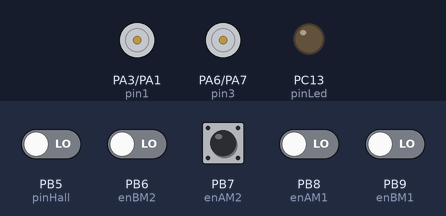
Bench run of a sketch on a simulated STM32 Blue Pill. Shown: motor-driver pin pairs drawn as motors (green arrow = first pin HIGH = forward, orange = second pin HIGH = backward, longer = more drive), output pins drawn as LEDs (lit = HIGH). The inputs (shaded band) are chosen by the test bench; at power-on: PB5 (pinHall), PB6 (enBM2), PB7 (enAM2), PB8 (enAM1), PB9 (enBM1) LOW.

Above: at 2.2 s.
2.3 s: PB8 (enAM1) driven HIGH
At 2.7 s:
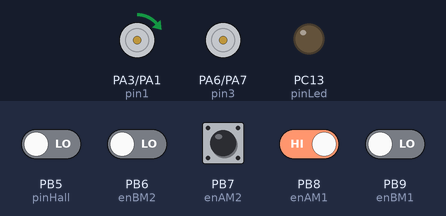
8.3 s: PB7 (enAM2) pulsed HIGH 5 times (0.12 s each, 0.3 s apart)
At 8.9 s:
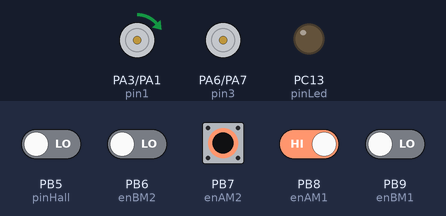
11.3 s: PB7 (enAM2) driven HIGH
At 12.1 s:
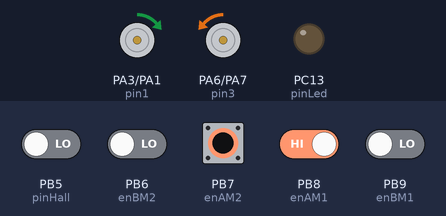
Timing chart, 0 to 14.0 s (numbered marks = the images above; inputs shaded):
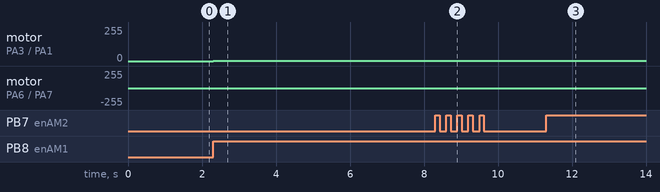

Measured:
- after the input at 2.3 s, motor on PA3 (pin1) / PA1 (pin2): stopped → forward 1/255 at once
- after the input at 8.3 s, motor on PA6 (pin3) / PA7 (pin4): alternates backward 1/255 for 0.10 s and stopped for 0.20 s, 7 changes in all, then stays backward 1/255, starting after 0.40 s
- after the input at 11.3 s, motor on PA6 (pin3) / PA7 (pin4): backward 1/255 → backward 2/255 after 0.10 s, → backward 1/255 0.10 s later

The sketch:

Slave_Program_ModulA.ino
```cpp
#include <Wire.h>

// Definisikan pin-pin yang digunakan
#define pin1 PA3
#define pin2 PA1  // motor steer
#define enAM1 PB8
#define enBM1 PB9
#define pin3 PA6
#define pin4 PA7  // motor drive
#define enAM2 PB7
#define enBM2 PB6

#define pinHall PB5
#define pinLed PC13

// Konstanta PID Steer
const double Kp_steer = 1.175;  // 1.175
const double Kd_steer = 0.472;    // 0.472

// Konstanta PID Drive
const double Kp_drive = 0.05;     //0.05
const double Ki_drive = 0.4;      // 0.4
const double Kd_drive = 0.01143;  //0.01143

// Variabel Steer
volatile long encoderCount1 = 0;
double lastError_steer = 0;

// Variabel Drive
short int setpointRPM = 0;
double lastRPM = 0;
double eIntegral_drive = 0;
volatile long encoderCount2 = 0;

// Konstanta umum
const double PPR_steer = 330;  // Pulses per revolution
const double GEAR_RATIO_steer = 2.2285714;
const double PPR_drive = 206.25;  // Pulses per revolution
const double GEAR_RATIO_drive = 0.4725;
const double SAMPLING_TIME = 100;  // in milliseconds

short int speed = 0;
short int degree = 0;

unsigned long prevTime;

TwoWire Wire2(PB11, PB10);

#define SLAVE_ADDR 10
#define DATA_SIZE 20

char receivedData[DATA_SIZE + 1];  // Buffer untuk menyimpan data yang diterima, ditambah 1 untuk null terminator

// Waktu untuk pengaturan interval
unsigned long lastTimePID_steer = 0;
unsigned long lastTimePID_drive = 0;
unsigned long lastTimeI2C = 0;

void setup() {
   Wire2.begin(SLAVE_ADDR);        // Mulai sebagai perangkat slave dengan alamat 13
   Wire2.onReceive(receiveEvent);  // Menentukan fungsi yang akan dipanggil saat data diterima
  Serial.begin(115200);

  pinMode(PC13, OUTPUT);
  digitalWrite(PC13, HIGH);

  pinMode(pin1, OUTPUT);
  pinMode(pin2, OUTPUT);
  pinMode(enAM1, INPUT);
  pinMode(enBM1, INPUT);

  pinMode(pin3, OUTPUT);
  pinMode(pin4, OUTPUT);
  pinMode(enAM2, INPUT);
  pinMode(enBM2, INPUT);

  attachInterrupt(digitalPinToInterrupt(enAM1), EN_steer, RISING);
  attachInterrupt(digitalPinToInterrupt(enAM2), EN_drive, RISING);

  pinMode(pinHall, INPUT);
  pinMode(pinLed, OUTPUT);
  digitalWrite(pinLed, HIGH);

  while (digitalRead(pinHall) != LOW) {
    short int dirA = (degree >= 0) ? 30 : 0;
    short int dirB = (degree >= 0) ? 0 : 30;
    analogWrite(pin1, dirA);
    analogWrite(pin2, dirB);
  }
  degree = 0;
  digitalWrite(pinLed, LOW);
  analogWrite(pin1, 0);
  analogWrite(pin2, 0);
  delay(1000);

  encoderCount1 = 0;
  encoderCount2 = 0;
}

void loop() {
  unsigned long currentTime = millis();

  // Pembacaan I2C
  if (currentTime - lastTimeI2C >= 100) {  // Interval 100ms
    // Data I2C sudah diterima di receiveEvent
    // TaskControlSerial();
    lastTimeI2C = currentTime;
  }

  // Pengendalian PID Steer
  if (currentTime - lastTimePID_steer >= 50) {  // Interval 50ms
    TaskControlAngle((double)degree);
    lastTimePID_steer = currentTime;
  }

  // Pengendalian PID Drive
  if (currentTime - lastTimePID_drive >= SAMPLING_TIME) {
    TaskControlSpeed(speed);
    lastTimePID_drive = currentTime;
  }
}

void TaskControlSerial() {
  // Baca data dari Serial jika tersedia
  while (Serial.available() > 0) {
    char d = Serial.read();
    // data += d;
    if (d == 's') {
      speed = Serial.parseInt();
      // degree = Serial.parseInt();
    }
  }
}

void TaskControlAngle(float setPoint) {
  static double PWM_L = 0;
  static double PWM_R = 0;
  // unsigned long currentTime = millis();

  int degreePerPulse = (setPoint / 360.0) * (PPR_steer * GEAR_RATIO_steer);
  double error = degreePerPulse - encoderCount1;
  //  eIntegral_steer += error;
  double eDerivative_steer = error - lastError_steer;
  double pdOutput_steer = (Kp_steer * error) + (Kd_steer * eDerivative_steer);

  pdOutput_steer = constrain(pdOutput_steer, -255, 255);

  PWM_L = (pdOutput_steer >= 0) ? 0 : abs(pdOutput_steer);
  PWM_R = (pdOutput_steer >= 0) ? abs(pdOutput_steer) : 0;

  analogWrite(pin1, PWM_L);
  analogWrite(pin2, PWM_R);

  // float deltaT = (float)(currentTime) / 1000.0;
  // Serial.print(deltaT);
  // Serial.print(" ");
  // Serial.print(degreePerPulse);
  // Serial.print(" ");
  // Serial.println(encoderCount1);

  lastError_steer = error;
}

void TaskControlSpeed(short int setpoint) {
  static double PWM_L = 0;
  static double PWM_R = 0;
  static unsigned long lastTime = 0;
  unsigned long currentTime = millis();

  if ((currentTime - lastTime) >= SAMPLING_TIME) {
    double rev = (double)encoderCount2 / (PPR_drive * GEAR_RATIO_drive);
    double currentRPM = (rev / (SAMPLING_TIME / 1000.0)) * 60.0;
    encoderCount2 = 0;

    double error = setpoint - currentRPM;
    eIntegral_drive += (error * (SAMPLING_TIME / 1000.0));
    double eDerivative_drive = (currentRPM - lastRPM) / (SAMPLING_TIME / 1000.0);
    double pidOutput_drive = (Kp_drive * error) + (Ki_drive * eIntegral_drive) + (Kd_drive * eDerivative_drive);

    pidOutput_drive = constrain(pidOutput_drive, -255, 255);

    PWM_L = (pidOutput_drive >= 0) ? abs(pidOutput_drive) : 0;
    PWM_R = (pidOutput_drive >= 0) ? 0 : abs(pidOutput_drive);

    analogWrite(pin3, PWM_L);
    analogWrite(pin4, PWM_R);

    // float deltaT = (float)(currentTime / 1000.0);
    // Serial.print(deltaT);
    // Serial.print(" ");
    // Serial.print(setpoint);
    // Serial.print(" ");
    // Serial.println(currentRPM);

    lastRPM = currentRPM;
    lastTime = currentTime;
  }
}

void EN_steer() {
  if (digitalRead(enBM1) == LOW) {
    encoderCount1++;
  } else {
    encoderCount1--;
  }
}

void EN_drive() {
  if (digitalRead(enBM2) == LOW) {
    encoderCount2++;
  } else {
    encoderCount2--;
  }
}

void receiveEvent(int dataSize) {
  int index = 0;
  while (Wire2.available()) {
    char receivedChar = Wire2.read();
    receivedData[index] = receivedChar;
    index++;
    if (index >= DATA_SIZE) {
      break;
    }
  }
  receivedData[index] = '\0';
  Serial.println("Received Data: " + String(receivedData));

  char *token = strtok(receivedData, "#");
  if (token != NULL) {
    speed = atoi(token);
    Serial.print(speed);
    Serial.print(" ");
    token = strtok(NULL, "#");
    if (token != NULL) {
      degree = atoi(token);
      Serial.print(degree);
    }
  }
  Serial.println();
}
```
